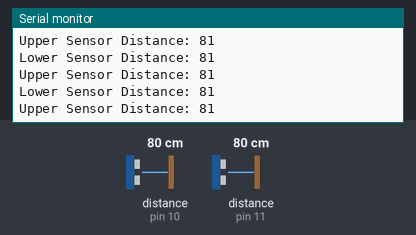
The sketch below on a simulated Arduino Mega 2560, built with avr-gcc and run on an emulated ATmega2560. Shown: the last lines printed to the serial monitor. The inputs (shaded band) are chosen by the test bench; at power-on: distance to the obstacle (sensors on pin 10, pin 11) 80 cm. The echo pulse lasts 58.3 µs per cm.

Above: at 1.2 s.
1.3 s: distance to the obstacle (sensor on pin 10) set to 23 cm
At 1.33 s:
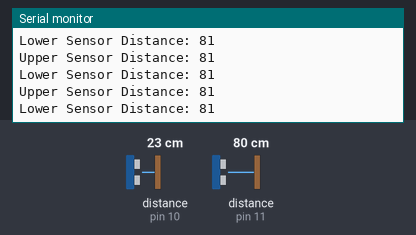
2.8 s: distance to the obstacle (sensor on pin 10) set to 19 cm
At 3.13 s:
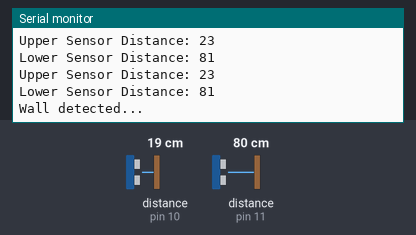

Measured:
- the behaviour switches between 21 and 20 cm on distance to the obstacle (sensor on pin 10) (found by bisection; images 1 and 2)
- after the input at 2.8 s, the serial monitor: prints a new line after 0.22 s (image 2)

The sketch:

doubleSonarTest.ino
```cpp
#include <NewPing.h>
#define INFO 0 // if INFO is on, print debug info

/* For distance sensor, INPUT */
#define UPPER_ECHO_PIN 10
//#define UPPER_TRIG_PIN 3
#define LOWER_ECHO_PIN 11
//#define LOWER_TRIG_PIN 5
#define MAX_DISTANCE 80
#define MAX_STOP_DISTANCE 20

/* Define distance sensor for obstacle detection */
NewPing upperSonar(UPPER_ECHO_PIN, UPPER_ECHO_PIN, MAX_DISTANCE); // for detecting wall
NewPing lowerSonar(LOWER_ECHO_PIN, LOWER_ECHO_PIN, MAX_DISTANCE); // for detecting ping pong ball
unsigned int upperReading; // distance raw value read from upper sonar
unsigned int lowerReading; // distance raw value read from lower sonar
unsigned int pingSpeed = 50; // How frequently are we going to send out a ping (in milliseconds). 50ms would be 20 times a second.
unsigned long pingTimer;     // Holds the next ping time.

void setup() {
  // put your setup code here, to run once:
  Serial.begin(9600);
}

void loop() {
  // put your main code here, to run repeatedly:
  pingTimer = millis(); // Start now.
  if (millis() >= pingTimer) {
    pingTimer += pingSpeed;

    // read from the upper sonar sensor
    // get a good sample, the larger the sample the longer it takes to read
    upperReading = upperSonar.ping_median(5);

    // convert to cm
    int upperDistanceCM = (int)upperReading / US_ROUNDTRIP_CM;

    if (upperDistanceCM > 0 && upperDistanceCM <= MAX_STOP_DISTANCE) {
      if (INFO == 1) {
        Serial.print("Upper Sensor Distance: ");
        Serial.print(upperDistanceCM);
        Serial.println();
      }
      Serial.println("Wall detected...");
    } else {
      Serial.print("Upper Sensor Distance: ");
      Serial.print(upperDistanceCM);
      Serial.println();
    }

    lowerReading = lowerSonar.ping_median(5);
    int lowerDistanceCM = (int)lowerReading / US_ROUNDTRIP_CM;

    if (lowerDistanceCM > 0 && lowerDistanceCM <= MAX_STOP_DISTANCE) {
      if (INFO == 1) {
        Serial.print("Lower Sensor Distance: ");
        Serial.print(lowerDistanceCM);
        Serial.println();
      }
      Serial.println("Grabbing the ball...");
    } else {
      Serial.print("Lower Sensor Distance: ");
      Serial.print(lowerDistanceCM);
      Serial.println();
    }
  }
}
```
